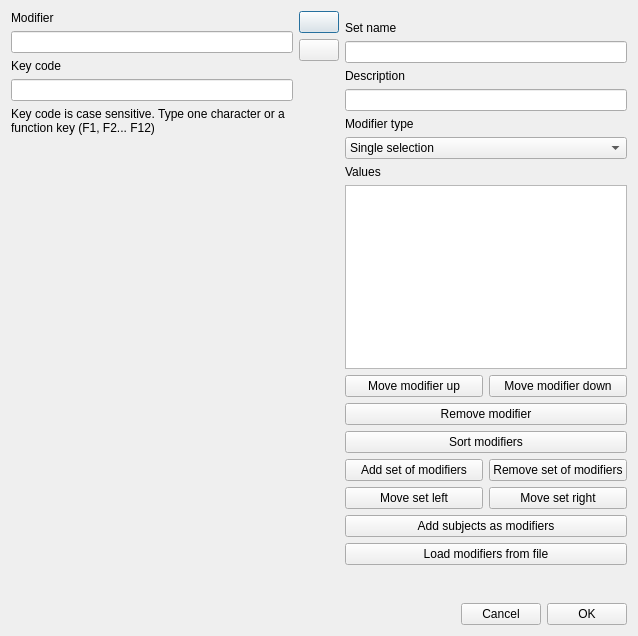
<?xml version="1.0" encoding="UTF-8"?>
<ui version="4.0">
 <class>Dialog</class>
 <widget class="QDialog" name="Dialog">
  <property name="geometry">
   <rect>
    <x>0</x>
    <y>0</y>
    <width>638</width>
    <height>636</height>
   </rect>
  </property>
  <property name="windowTitle">
   <string>Set modifiers</string>
  </property>
  <layout class="QVBoxLayout" name="verticalLayout_5">
   <item>
    <layout class="QVBoxLayout" name="verticalLayout_4">
     <item>
      <layout class="QHBoxLayout" name="horizontalLayout_5">
       <item>
        <layout class="QVBoxLayout" name="verticalLayout_2">
         <item>
          <widget class="QLabel" name="lbModifier">
           <property name="text">
            <string>Modifier</string>
           </property>
          </widget>
         </item>
         <item>
          <widget class="QLineEdit" name="leModifier"/>
         </item>
         <item>
          <widget class="QLabel" name="lbCode">
           <property name="text">
            <string>Key code</string>
           </property>
          </widget>
         </item>
         <item>
          <widget class="QLineEdit" name="leCode"/>
         </item>
         <item>
          <widget class="QLabel" name="lbCodeHelp">
           <property name="text">
            <string>Key code is case sensitive. Type one character or a function key (F1, F2... F12)</string>
           </property>
           <property name="wordWrap">
            <bool>true</bool>
           </property>
          </widget>
         </item>
         <item>
          <spacer name="verticalSpacer">
           <property name="orientation">
            <enum>Qt::Vertical</enum>
           </property>
           <property name="sizeHint" stdset="0">
            <size>
             <width>20</width>
             <height>40</height>
            </size>
           </property>
          </spacer>
         </item>
        </layout>
       </item>
       <item>
        <layout class="QVBoxLayout" name="verticalLayout_3">
         <item>
          <widget class="QPushButton" name="pbAddModifier">
           <property name="text">
            <string/>
           </property>
          </widget>
         </item>
         <item>
          <widget class="QPushButton" name="pbModifyModifier">
           <property name="text">
            <string/>
           </property>
          </widget>
         </item>
         <item>
          <spacer name="verticalSpacer_2">
           <property name="orientation">
            <enum>Qt::Vertical</enum>
           </property>
           <property name="sizeHint" stdset="0">
            <size>
             <width>20</width>
             <height>40</height>
            </size>
           </property>
          </spacer>
         </item>
        </layout>
       </item>
       <item>
        <layout class="QVBoxLayout" name="verticalLayout">
         <item>
          <widget class="QTabWidget" name="tabWidgetModifiersSets">
           <property name="maximumSize">
            <size>
             <width>16777215</width>
             <height>30</height>
            </size>
           </property>
           <property name="tabPosition">
            <enum>QTabWidget::North</enum>
           </property>
           <property name="tabShape">
            <enum>QTabWidget::Rounded</enum>
           </property>
           <property name="currentIndex">
            <number>-1</number>
           </property>
           <property name="elideMode">
            <enum>Qt::ElideNone</enum>
           </property>
           <property name="documentMode">
            <bool>true</bool>
           </property>
          </widget>
         </item>
         <item>
          <widget class="QLabel" name="lb_name">
           <property name="text">
            <string>Set name</string>
           </property>
          </widget>
         </item>
         <item>
          <widget class="QLineEdit" name="le_name"/>
         </item>
         <item>
          <widget class="QLabel" name="lb_description">
           <property name="text">
            <string>Description</string>
           </property>
          </widget>
         </item>
         <item>
          <widget class="QLineEdit" name="le_description"/>
         </item>
         <item>
          <widget class="QLabel" name="lbType">
           <property name="text">
            <string>Modifier type</string>
           </property>
          </widget>
         </item>
         <item>
          <widget class="QComboBox" name="cbType">
           <item>
            <property name="text">
             <string>Single selection</string>
            </property>
           </item>
           <item>
            <property name="text">
             <string>Multiple selection</string>
            </property>
           </item>
           <item>
            <property name="text">
             <string>Numeric</string>
            </property>
           </item>
           <item>
            <property name="text">
             <string>Value from external data file</string>
            </property>
           </item>
          </widget>
         </item>
         <item>
          <widget class="QLabel" name="lbValues">
           <property name="text">
            <string>Values</string>
           </property>
          </widget>
         </item>
         <item>
          <widget class="QListWidget" name="lwModifiers"/>
         </item>
         <item>
          <layout class="QHBoxLayout" name="horizontalLayout">
           <item>
            <widget class="QPushButton" name="pbMoveUp">
             <property name="text">
              <string>Move modifier up</string>
             </property>
            </widget>
           </item>
           <item>
            <widget class="QPushButton" name="pbMoveDown">
             <property name="text">
              <string>Move modifier down</string>
             </property>
            </widget>
           </item>
          </layout>
         </item>
         <item>
          <widget class="QPushButton" name="pbRemoveModifier">
           <property name="text">
            <string>Remove modifier</string>
           </property>
          </widget>
         </item>
         <item>
          <widget class="QPushButton" name="pb_sort_modifiers">
           <property name="text">
            <string>Sort modifiers</string>
           </property>
          </widget>
         </item>
         <item>
          <layout class="QHBoxLayout" name="horizontalLayout_3">
           <item>
            <widget class="QPushButton" name="pbAddSet">
             <property name="text">
              <string>Add set of modifiers</string>
             </property>
            </widget>
           </item>
           <item>
            <widget class="QPushButton" name="pbRemoveSet">
             <property name="text">
              <string>Remove set of modifiers</string>
             </property>
            </widget>
           </item>
          </layout>
         </item>
         <item>
          <layout class="QHBoxLayout" name="horizontalLayout_4">
           <item>
            <widget class="QPushButton" name="pbMoveSetLeft">
             <property name="text">
              <string>Move set left</string>
             </property>
            </widget>
           </item>
           <item>
            <widget class="QPushButton" name="pbMoveSetRight">
             <property name="text">
              <string>Move set right</string>
             </property>
            </widget>
           </item>
          </layout>
         </item>
         <item>
          <widget class="QPushButton" name="pb_add_subjects">
           <property name="text">
            <string>Add subjects as modifiers</string>
           </property>
          </widget>
         </item>
         <item>
          <widget class="QPushButton" name="pb_load_file">
           <property name="text">
            <string>Load modifiers from file</string>
           </property>
          </widget>
         </item>
         <item>
          <spacer name="verticalSpacer_3">
           <property name="orientation">
            <enum>Qt::Vertical</enum>
           </property>
           <property name="sizeHint" stdset="0">
            <size>
             <width>20</width>
             <height>40</height>
            </size>
           </property>
          </spacer>
         </item>
        </layout>
       </item>
      </layout>
     </item>
     <item>
      <layout class="QHBoxLayout" name="horizontalLayout_2">
       <item>
        <spacer name="horizontalSpacer">
         <property name="orientation">
          <enum>Qt::Horizontal</enum>
         </property>
         <property name="sizeHint" stdset="0">
          <size>
           <width>40</width>
           <height>20</height>
          </size>
         </property>
        </spacer>
       </item>
       <item>
        <widget class="QPushButton" name="pbCancel">
         <property name="text">
          <string>Cancel</string>
         </property>
        </widget>
       </item>
       <item>
        <widget class="QPushButton" name="pbOK">
         <property name="text">
          <string>OK</string>
         </property>
        </widget>
       </item>
      </layout>
     </item>
    </layout>
   </item>
  </layout>
 </widget>
 <resources/>
 <connections/>
</ui>
